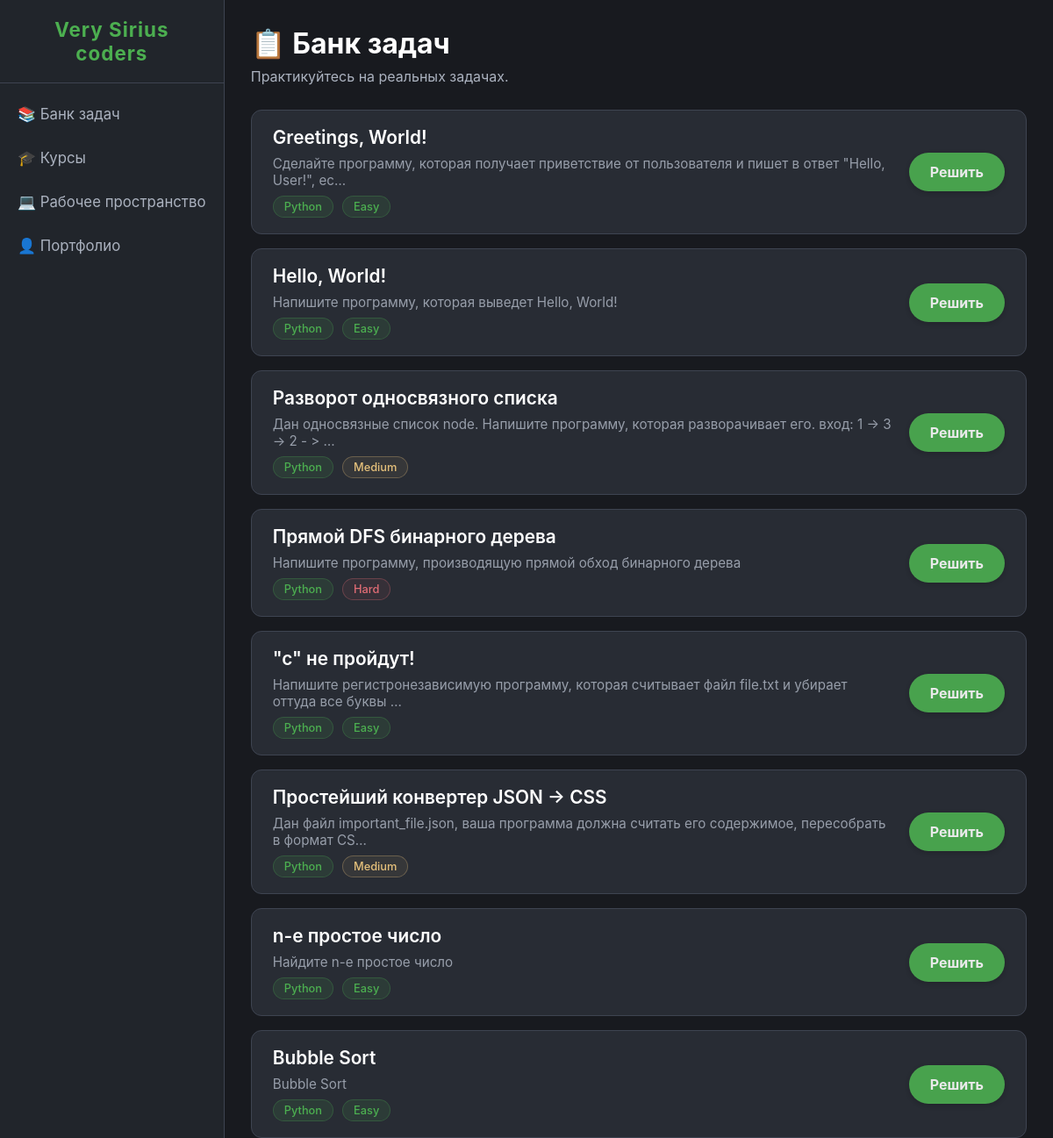
/tasks/, run on the app's committed database.
### task/models.py (models this page shows, shortened)
class Task(models.Model):
    title = models.CharField(max_length=200, verbose_name="Название")
    description = models.TextField(verbose_name="Описание")
    difficulty = models.ForeignKey(
        Difficulty,
        on_delete=models.PROTECT,
        verbose_name="Сложность"
    )
    categories = models.ManyToManyField(
        Category,
        related_name='tasks',
        verbose_name="Категории"
    )
    language = models.ForeignKey(
        ProgrammingLanguage,
        on_delete=models.PROTECT,
        verbose_name="Целевой язык"
    )
    starter_code = models.TextField(blank=True, null=True, verbose_name="Начальный код")
    solution_code = models.TextField(blank=True, null=True, verbose_name="Эталонное решение")
    time_limit_ms = models.IntegerField(default=1000, verbose_name="Лимит времени (мс)")
    memory_limit_kb = models.IntegerField(default=256000, verbose_name="Лимит памяти (КБ)")
    author = models.ForeignKey(
        settings.AUTH_USER_MODEL,
        on_delete=models.SET_NULL,
        null=True,
        related_name='created_tasks',
        verbose_name="Автор"
    )
    is_active = models.BooleanField(default=True, verbose_name="Активна")
    created_at = models.DateTimeField(auto_now_add=True, verbose_name="Дата создания")
    class Meta:
        verbose_name = "Задача"
        verbose_name_plural = "Задачи"
        ordering = ['-created_at']

class ProgrammingLanguage(models.Model):
    name = models.CharField(max_length=50, unique=True, verbose_name="Язык")
    class Meta:
        verbose_name = "Язык программирования"
        verbose_name_plural = "Языки программирования"

class Difficulty(models.Model):
    name = models.CharField(max_length=50, unique=True, verbose_name="Сложность")
    base_points = models.IntegerField(default=100, verbose_name="Базовые очки (XP)")
    class Meta:
        verbose_name = "Уровень сложности"
        verbose_name_plural = "Уровни сложности"

### crius/views.py (the view)
# urls.py: path('tasks/', views.task_list, name='list'),
def task_list(request):
    tasks = Task.objects.filter(is_active=True).select_related('difficulty', 'language')
    return render(request, 'crius/task_list.html', {'tasks': tasks})

### crius/templates/crius/task_list.html (shortened to what this page needs)
{% extends 'crius/base.html' %}
{% load static %}
{% block content %}
<div id="tasks-section" class="section active">
    <h1>📋 Банк задач</h1>
    <p style="margin-bottom: 4px;">Практикуйтесь на реальных задачах.</p>
    <div class="task-list">
        {% for task in tasks %}
        <div class="task-row">
            <div class="task-info">
                <div class="task-title">{{ task.title }}</div>
                <div class="task-desc">{{ task.description|truncatechars:100 }}</div>
                <div class="tags">
                    <span class="tag">{{ task.language.name }}</span>
                    {% if task.difficulty.name == 'Easy' %}
                        <span class="tag">{{ task.difficulty.name }}</span>
                    {% elif task.difficulty.name == 'Medium' %}
                        <span class="tag type-opt">{{ task.difficulty.name }}</span>
                    {% else %}
                        <span class="tag type-bug">{{ task.difficulty.name }}</span>
                    {% endif %}
                </div>
            </div>
            <a href="{% url 'task:detail' pk=task.pk %}" class="btn-solve" style="pointer-events: auto; cursor: pointer; text-decoration: none;">Решить</a>
        </div>
        {% empty %}
        <p>Задачи пока не добавлены.</p>
        {% endfor %}
    </div>
</div>
{% endblock %}

### crius/templates/crius/base.html (style rules this page uses)
:root { --bg-main: #181a1f; --bg-sidebar: #21252b; --bg-panel: #282c34; --text-main: #abb2bf; --text-heading: #ffffff; --accent: #4caf50; --border-color: #3e4451; --hover-bg: #2c313a; }
* { box-sizing: border-box; margin: 0; padding: 0; }
body { font-family: -apple-system, BlinkMacSystemFont, "Segoe UI", Roboto, Helvetica, Arial, sans-serif; background-color: var(--bg-main); color: var(--text-main); display: flex; height: 100vh; overflow: hidden; }
.section { display: none; padding: 30px; height: 100%; }
.section.active { display: flex; flex-direction: column; }
h1 { color: var(--text-heading); margin-bottom: 8px; font-size: 2rem; }

### crius/templates/crius/task_list.html (style rules this page uses)
.task-list { display: flex; flex-direction: column; gap: 16px; margin-top: 24px; max-width: 900px; }
.task-row { background-color: var(--bg-panel); border: 1px solid var(--border-color); border-radius: 12px; padding: 18px 24px; display: flex; align-items: center; justify-content: space-between; transition: border-color 0.2s, transform 0.1s; }
.task-info { display: flex; flex-direction: column; gap: 8px; }
.task-title { font-size: 1.3rem; font-weight: 600; color: var(--text-heading); }
.task-desc { font-size: 0.95rem; color: var(--text-main); opacity: 0.85; }
.tags { display: flex; gap: 10px; flex-wrap: wrap; }
.tag { background-color: rgba(76, 175, 80, 0.12); color: var(--accent); padding: 4px 12px; border-radius: 20px; font-size: 0.8rem; font-weight: 500; border: 1px solid rgba(76, 175, 80, 0.25); }
.tag.type-bug { color: #e06c75; border-color: rgba(224, 108, 117, 0.3); background-color: rgba(224, 108, 117, 0.08); }
.tag.type-opt { color: #e5c07b; border-color: rgba(229, 192, 123, 0.3); background-color: rgba(229, 192, 123, 0.08); }
.btn-solve { background-color: var(--accent); color: #fff; border: none; padding: 12px 24px; border-radius: 40px; cursor: default; font-weight: bold; font-size: 1rem; transition: none; box-shadow: 0 2px 6px rgba(0,0,0,0.2); white-space: nowrap; margin-left: 20px; opacity: 0.9; pointer-events: none; user-select: none; }

### data on the page
Task: title "Greetings, World!", description "Сделайте программу, которая получает приветствие от пользователя и пишет в ответ \"Hello, User!\", ес…", language.name "Python", difficulty.name "Easy"
Task: title "Hello, World!", description "Напишите программу, которая выведет Hello, World!", language.name "Python", difficulty.name "Easy"
Task: title "Разворот односвязного списка", description "Дан односвязные список node. Напишите программу, которая разворачивает его. вход: 1 -> 3 -> 2 - > …", language.name "Python", difficulty.name "Medium"
Task: title "Прямой DFS бинарного дерева", description "Напишите программу, производящую прямой обход бинарного дерева", language.name "Python", difficulty.name "Hard"
Task: title "\"с\" не пройдут!", description "Напишите регистронезависимую программу, которая считывает файл file.txt и убирает оттуда все буквы …", language.name "Python", difficulty.name "Easy"
Task: title "Простейший конвертер JSON -> CSS", description "Дан файл important_file.json, ваша программа должна считать его содержимое, пересобрать в формат CS…", language.name "Python", difficulty.name "Medium"
Task: title "n-е простое число", description "Найдите n-е простое число", language.name "Python", difficulty.name "Easy"
Task: title "Bubble Sort", description "Bubble Sort", language.name "Python", difficulty.name "Easy"
